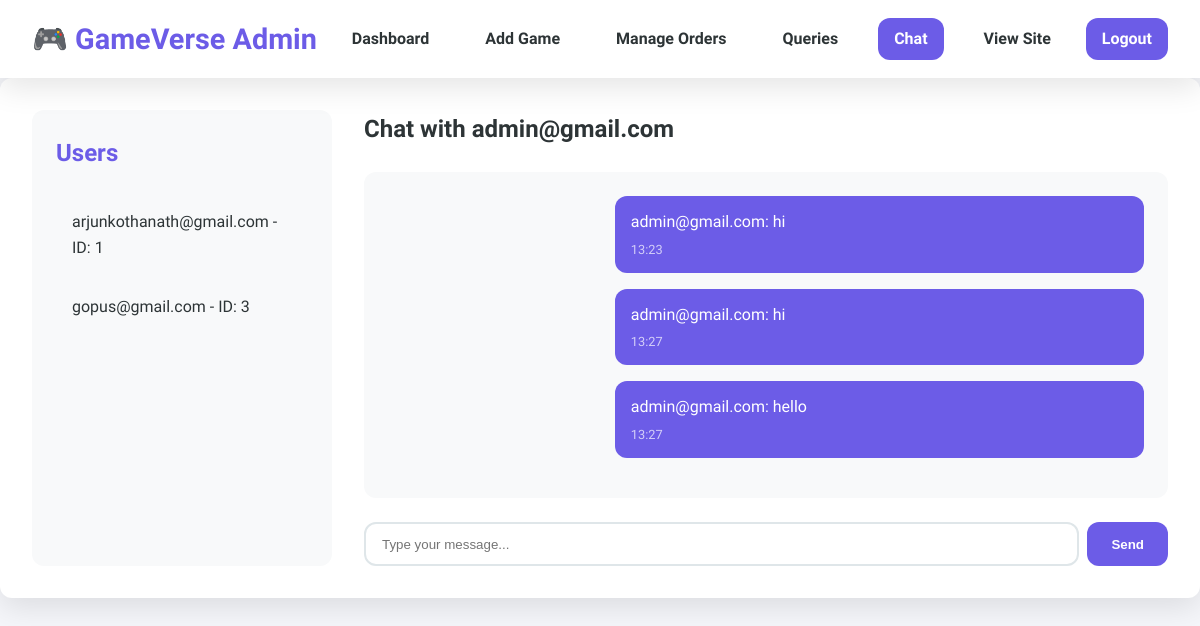
Screenshot of /chatadmin/2/ (signed in) with the database file from the repository.
### myshop/models.py (models this page shows)
class Register(AbstractUser):
    usertype=models.CharField(max_length=10,default="admin")

class Message(models.Model):
    sender  = models.ForeignKey(Register,on_delete=models.CASCADE,related_name="sent_messages")
    receiver  = models.ForeignKey(Register,on_delete=models.CASCADE,related_name="received_messages")
    chat = models.TextField()
    created_at = models.DateTimeField(auto_now_add=True)

### myshop/views.py (the view)
# urls.py: path('chatadmin/', views.chatadmin, name='chatadmin_no_id'),
def chatadmin(request, receiver_id=None):
    users = Register.objects.filter(usertype="user")
    receiver = None
    messages_list = []
    if receiver_id:
        receiver = Register.objects.get(id=receiver_id)
        messages_list = Message.objects.filter(
            (Q(sender=request.user) & Q(receiver=receiver)) |
            (Q(sender=receiver) & Q(receiver=request.user))
        ).order_by('created_at')
    elif users.exists():
        return redirect('chatadmin', receiver_id=users.first().id)
    if request.method == "POST" and receiver:
        message_text = request.POST.get('message')
        if message_text:
            Message.objects.create(sender=request.user, receiver=receiver, chat=message_text)
            return redirect('chatadmin', receiver_id=receiver.id)
    return render(request, 'chatadmin.html', {
    'users': users,
    'receiver': receiver,
    'messages': messages_list,   # Must be present
    'user': request.user         # Needed for `message.sender == user`
})

### myshop/templates/chatadmin.html (shortened to what this page needs)
{% load static %}
<!DOCTYPE html>
<html lang="en">
<head>
  <link rel="stylesheet" href="{% static 'css/admin.css' %}" />
  <link rel="stylesheet" href="{% static 'css/chatadmin.css' %}">
</head>
<body>
  <header class="tophead">
    <div class="logo">🎮 GameVerse Admin</div>
    <nav class="main-nav">
      <a href="/admin">Dashboard</a>
      <a href="/addgame">Add Game</a>
      <a href="/manage">Manage Orders</a>
      <a href="/queries">Queries</a>
      <a href="/adminchat" class="active">Chat</a>
      <a href="/home">View Site</a>
    </nav>
    <div class="header-right">
      <a href="/login" class="login-btn">Logout</a>
    </div>
  </header>
  <div class="container chat-dashboard">
    <div class="user-list">
      <h2>Users</h2>
      <ul>
        {% for u in users %}
          <li>
            <a href="{% url 'chatadmin' u.id %}">{{ u.username }} - ID: {{ u.id }}</a>
          </li>
        {% endfor %}
      </ul>
    </div>
    <div class="chat-box">
      {% if receiver %}
        <h2 class="chat-title">Chat with {{ receiver.username }}</h2>
        <div class="chat-messages">
          {% for message in messages %}
            <div class="chat-message {% if message.sender == user %}sent{% else %}received{% endif %}">
              <p>
                {% if message.sender %}
                  {{ message.sender.username }}: {{ message.chat }}
                {% else %}
                  Unknown sender: {{ message.chat }}
                {% endif %}
              </p>
              <span class="timestamp">{{ message.created_at|date:"H:i" }}</span>
            </div>
          {% empty %}
            <p class="no-messages">No messages yet.</p>
          {% endfor %}
        </div>
        <form method="POST" action="{% url 'chatadmin' receiver.id %}" class="chat-form">
          <input type="text" name="message" placeholder="Type your message..." required>
          <button type="submit">Send</button>
        </form>
      {% else %}
        <h2>Select a user from the list to start chatting.</h2>
      {% endif %}
    </div>
  </div>
</body>
</html>

### myshop/static/css/chatadmin.css (style rules this page uses)
.chat-dashboard { display: flex; gap: 2rem; background-color: white; padding: 2rem; border-radius: var(--border-radius); box-shadow: var(--box-shadow); }
.user-list { flex: 0 0 300px; background-color: #f8f9fa; border-radius: var(--border-radius); padding: 1.5rem; }
.user-list h2 { margin-bottom: 1.5rem; color: var(--primary); }
.user-list ul { list-style: none; }
.user-list li { margin-bottom: 0.5rem; }
.user-list a { display: block; padding: 0.8rem 1rem; text-decoration: none; color: var(--dark); border-radius: var(--border-radius); transition: var(--transition); }
.chat-box { flex: 1; display: flex; flex-direction: column; }
.chat-title { margin-bottom: 1.5rem; }
.chat-messages { flex: 1; padding: 1.5rem; background-color: #f8f9fa; border-radius: var(--border-radius); margin-bottom: 1.5rem; overflow-y: auto; max-height: 500px; }
.chat-message { margin-bottom: 1rem; padding: 0.8rem 1rem; border-radius: var(--border-radius); max-width: 70%; position: relative; }
.chat-message.sent { background-color: var(--primary); color: white; margin-left: auto; }
.timestamp { display: block; font-size: 0.8rem; opacity: 0.7; margin-top: 0.3rem; }
.chat-form { display: flex; gap: 0.5rem; }
.chat-form input { flex: 1; padding: 0.8rem 1rem; border: 2px solid #dfe6e9; border-radius: var(--border-radius); }
.chat-form button { padding: 0.8rem 1.5rem; background-color: var(--primary); color: white; border: none; border-radius: var(--border-radius); cursor: pointer; font-weight: 600; }

### myshop/static/css/base.css (style rules this page uses)
:root { --primary: #6c5ce7; --primary-dark: #5649c0; --secondary: #00cec9; --dark: #2d3436; --light: #f5f6fa; --success: #00b894; --danger: #d63031; --warning: #fdcb6e; --info: #0984e3; --border-radius: 12px; --box-shadow: 0 10px 30px rgba(0, 0, 0, 0.1); --transition: all 0.3s ease; }
* { margin: 0; padding: 0; box-sizing: border-box; }
body { font-family: 'Rajdhani', sans-serif; background-color: var(--light); color: var(--dark); line-height: 1.6; }
.container { max-width: 1200px; margin: 0 auto; padding: 2rem; }
h1, h2, h3, h4 { font-weight: 600; margin-bottom: 1rem; color: var(--dark); }
.tophead { background-color: white; box-shadow: var(--box-shadow); padding: 1rem 2rem; display: flex; justify-content: space-between; align-items: center; position: sticky; top: 0; z-index: 1000; }
.logo { font-size: 1.8rem; font-weight: 600; color: var(--primary); display: flex; align-items: center; gap: 0.5rem; }
.main-nav { display: flex; gap: 1.5rem; }
.main-nav a { text-decoration: none; color: var(--dark); font-weight: 600; padding: 0.5rem 1rem; border-radius: var(--border-radius); transition: var(--transition); }
.main-nav a:hover, .main-nav a.active { color: white; background-color: var(--primary); }
.header-right { display: flex; align-items: center; gap: 1rem; }
.login-btn { background-color: var(--primary); color: white; padding: 0.5rem 1rem; border-radius: var(--border-radius); text-decoration: none; font-weight: 600; transition: var(--transition); }

### rows the page displays
Register: username "arjunkothanath@gmail.com", id "1"
Register: username "gopus@gmail.com", id "3"
Register: username "admin@gmail.com"
Message: sender.username "admin@gmail.com", chat "hi", created_at "13:23"
Message: sender.username "admin@gmail.com", chat "hi", created_at "13:27"
Message: sender.username "admin@gmail.com", chat "hello", created_at "13:27"
